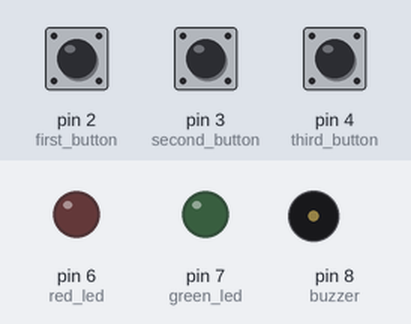
Simulated run of this sketch. Board: Arduino Uno, built with avr-gcc and run on an emulated ATmega328P. On the bench: output pins drawn as LEDs (lit = HIGH), buzzer (waves = sounding). Inputs (shaded band) come from the test bench; at power-on: pin 2 (first_button) LOW, pin 3 (second_button) LOW, pin 4 (third_button) LOW. What the sketch prints to the serial monitor is not drawn.

Above: at 1.2 s.
1.3 s: pin 2 (first_button) pulled HIGH for 1 s
At 1.5 s:
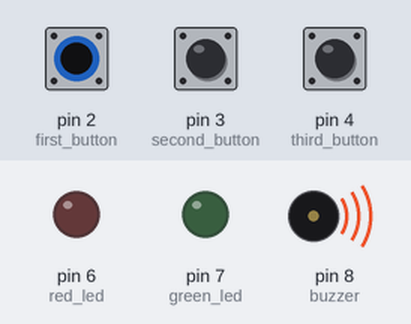
At 3.0 s:
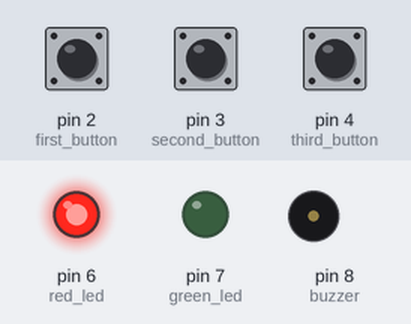
Timing chart, 0 to 4.5 s (numbered marks = the images above; inputs shaded):
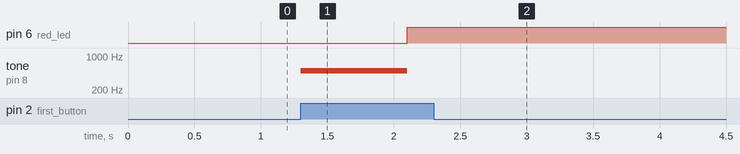

Measured:
- after the input at 1.3 s, pin 6 (red_led): LOW → HIGH after 0.80 s; tone on pin 8 (buzzer): silent → 500 Hz at once, → silent 0.80 s later

The sketch:

secret_door.ino
```cpp
int buzzer = 8;
int green_led = 7;
int red_led = 6;
int first_button = 2;
int second_button = 3;
int third_button = 4;

int first, second, third;

//the correct sequence to open my door is
//second_button, first_button, third_button


//initializing an array to store the order in which the
//buttons were pressed
int sequence[] = {0, 0, 0, 0};

void setup()
{
  Serial.begin(9600);
  for (int i = 8; i > 5; i --) {
    pinMode(i, OUTPUT);
    Serial.println(i);
  }

  for (int i = 4; i > 1; i--) {
    pinMode(i, INPUT);
    Serial.println(i);
  }
}

void loop()
{
  first = digitalRead(first_button);
  second = digitalRead(second_button);
  third = digitalRead(third_button);

  if (sequence[0] == 0 && sequence[1] == 0 && sequence[2] == 0 && sequence[3] == 0) {
    if (first == HIGH){
      beep();
      sequence[0] = 1;
    } else if (second == HIGH) {
      beep();
      sequence[0] = 2;
    } else if (third == HIGH) {
      beep();
      sequence[0] = 3;
    }
  }


  else if (sequence[0] != 0 && sequence[1] == 0 && sequence[2] == 0  && sequence[3] == 0) {
    if (first == HIGH){
      beep();
      sequence[1] = 1;
    } else if (second == HIGH) {
      beep();
      sequence[1] = 2;
    } else if (third == HIGH) {
      beep();
      sequence[1] = 3;
    }
  }


  else if (sequence[0] != 0 && sequence[1] != 0 && sequence[2] == 0 && sequence[3] == 0) {
    if (first == HIGH){
      beep();
      sequence[2] = 1;
    } else if (second == HIGH) {
      beep();
      sequence[2] = 2;
    } else if (third == HIGH) {
      beep();
      sequence[2] = 3;
    }
  }

  else if (sequence[0] != 0 && sequence[1] != 0 && sequence[2] != 0 && sequence[3] == 0) {
    if (first == HIGH){
      beep();
      sequence[3] = 1;
    } else if (second == HIGH) {
      beep();
      sequence[3] = 2;
    } else if (third == HIGH) {
      beep();
      sequence[3] = 3;
    }
  }

  else {
    if (sequence[0] == 2 && sequence[1] == 2 && sequence[2] == 1 && sequence[3] == 3) {
      digitalWrite(green_led, HIGH);
    }
    else {
      digitalWrite(red_led, HIGH);
    }
  }
}

void beep() {
  tone(buzzer, 500);
  delay(200);
  noTone(buzzer);
}
```
